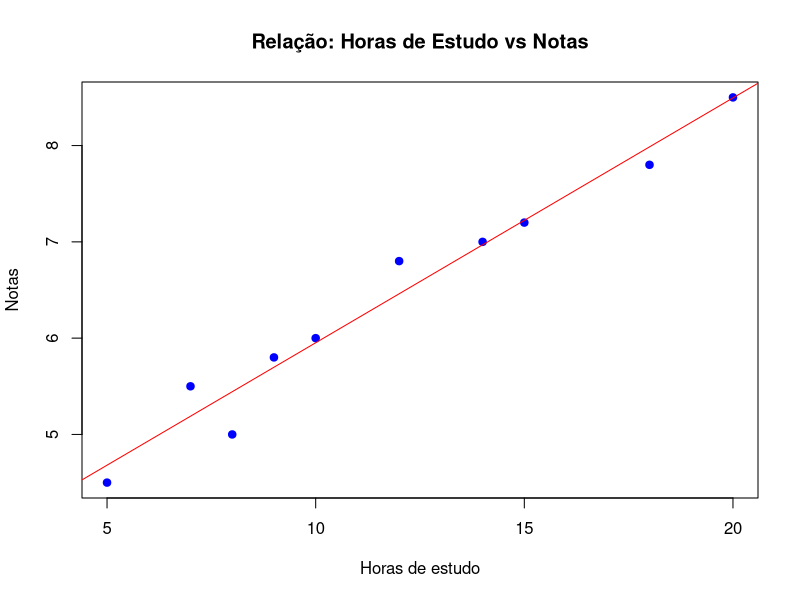

Generate this figure with R:
# PROJETO 1 - ANÁLISE SIMPLES

# 1. Criar dados de exemplo
horas <- c(5, 8, 12, 15, 20, 10, 7, 18, 14, 9)
notas <- c(4.5, 5.0, 6.8, 7.2, 8.5, 6.0, 5.5, 7.8, 7.0, 5.8)

# 2. Calcular média
media_horas <- mean(horas)
media_notas <- mean(notas)

# 3. Mostrar resultados
cat("=== RESULTADOS DA ANÁLISE ===\n")
cat("Média de horas de estudo:", media_horas, "\n")
cat("Média das notas:", media_notas, "\n")
cat("Total de alunos:", length(horas), "\n")

# 4. Gráfico simples
plot(horas, notas, 
     main = "Relação: Horas de Estudo vs Notas",
     xlab = "Horas de estudo",
     ylab = "Notas",
     col = "blue",
     pch = 19)

# 5. Linha de tendência
abline(lm(notas ~ horas), col = "red")

cat("\n✅ Análise concluída! Veja o gráfico.\n")
